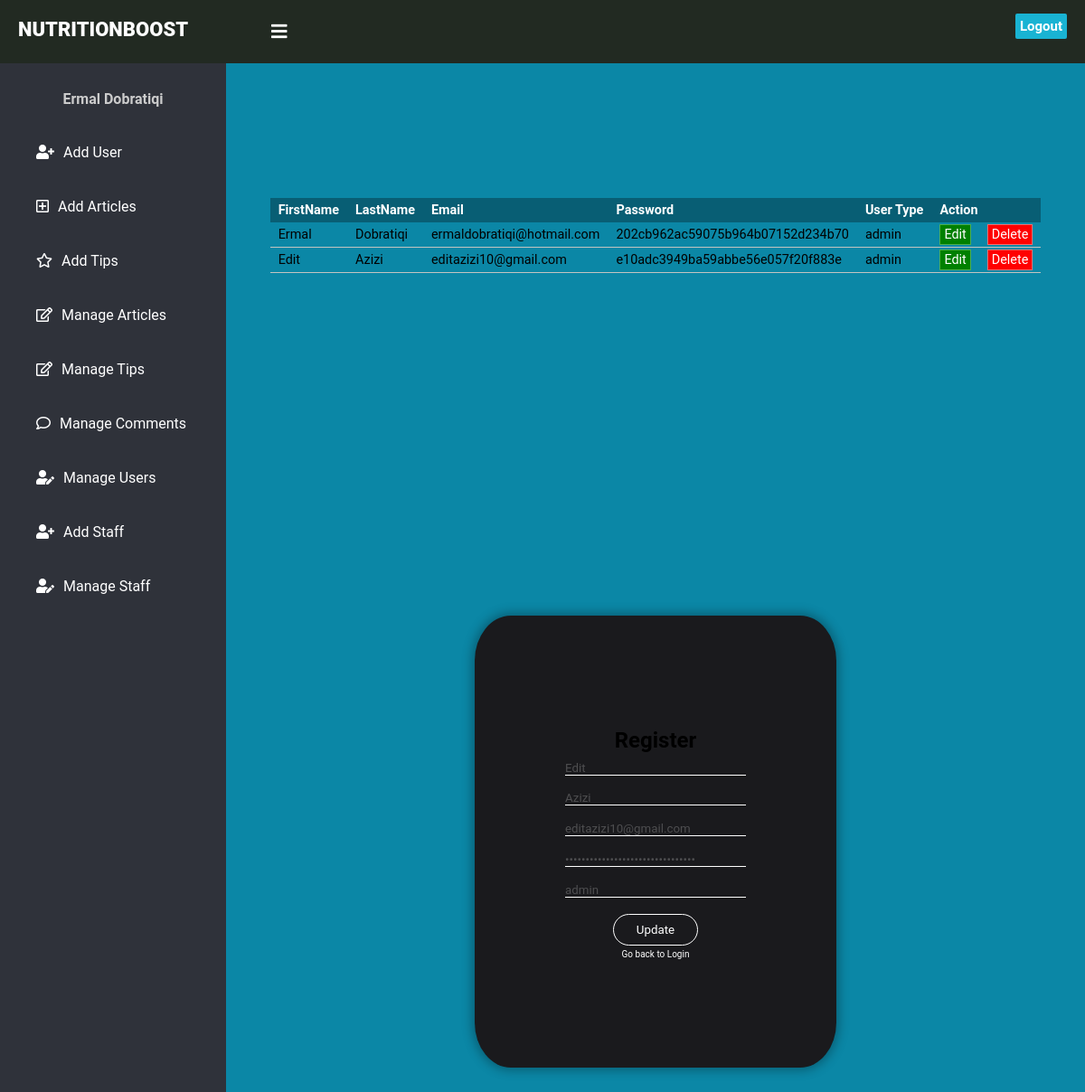
Screenshot of /AdminManageUsers.php?edit=5 (signed in) with the database file from the repository.
### tables this page shows
CREATE TABLE `users` (
  `id` int(11) NOT NULL,
  `FirstName` varchar(50) NOT NULL,
  `LastName` varchar(50) NOT NULL,
  `Email` varchar(255) NOT NULL,
  `Password` varchar(255) NOT NULL,
  `User_type` varchar(10) NOT NULL,
  `Created_at` datetime NOT NULL
);

### AdminManageUsers.php (the view, shortened to what this page needs)
<?php
include('Function.php');
?>
<!DOCTYPE html>
<html lang="en" dir="ltr">
  <head>
    <link rel="stylesheet" href="Styles/Admin.css">
    <link rel="stylesheet" href="https://cdnjs.cloudflare.com/ajax/libs/font-awesome/5.11.2/css/all.css">
  </head>
  <body>
    <header>
      <label for="check">
        <i class="fas fa-bars" id="sidebar_btn"></i>
      </label>
      <div class="left_area">
      <a href="index.php"><h1>NUTRITIONBOOST</h1></a>
      </div>
      <div class="right_area">
        <a href="Index.php?logout='1'" class="logout_btn"  >Logout</a>
      </div>
    </header>
    <div class="sidebar">
      <div class="profile_info">
        <h4><?php echo $_SESSION['user']['FirstName']; ?> <?php echo $_SESSION['user']['LastName']; ?></h4>
      </div>
      <a href="AdminDashboard.php"><i class="fas fa-user-plus"></i><span>Add User</span></a></a>
      <a href="AdminAddArticles.php"><i class="far fa-plus-square"></i><span>Add Articles</span></a></a>
      <a href="AdminAddTips.php"><i class="far fa-star"></i><span>Add Tips</span></a></a>
      <a href="AdminManageArticles.php"><i class="far fa-edit"></i><span>Manage Articles</span></a></a>
      <a href="AdminManageTips.php"><i class="far fa-edit"></i><span>Manage Tips</span></a></a>
      <a href="ManageComments.php"><i class="far fa-comment"></i><span>Manage Comments</span></a></a>
      <a href="AdminManageUsers.php"><i class="fas fa-user-edit"></i><span>Manage Users</span></a></a>
      <a href="AdminAddStaff.php"><i class="fas fa-user-plus"></i><span>Add Staff</span></a></a>
      <a href="AdminManageStaff.php"><i class="fas fa-user-edit"></i><span>Manage Staff</span></a></a>
    </div>
    <div class="content">
      <div class="users">
        <table>
          <thead>
         <th>FirstName</th>
         <th>LastName</th>
         <th>Email</th>
         <th>Password</th>
         <th>User Type</th>
         <th colspan="2">Action</th>
         </thead>
         <tbody>
         <?php echo printUsers();?>
      </div>
      <form id="ARegister-form"  onsubmit="return ARegValidation()" method="POST">
      <div class="box">
      <div id="Register-items" class="items">
           <div class="L">
             <h2 id="h21">Regis<h2 id="h22">ter<h2></h2>
           </div>
           <input  id="FirstName" type="text" name="firstname"  value="<?php echo $firstname ?>" placeholder="FirstName">
           <input  id="LastName" type="text" name="lastname" value="<?php echo $lastname ?>" placeholder="LastName">
           <input id="RegEmail" name="email" type="email" value="<?php echo $email ?>" placeholder="Email">
           <input id="RegPassword"  name="password" type="password" value="<?php echo $password ?>" placeholder="Password">
           <input  id="UserType" type="text" name="user_type" value="<?php echo $usertype ?>" placeholder="User Type">
           <button  id="Register" type="submit" name="update">Update</button>
           </div>
           <div class="Text">
           <a href="Login.php">Go back to Login</a>
           <br>
         </div>
        </div>
      </div>
  </body>
</html>

### Function.php (shortened to what this page needs)
<?php
include('Config.php');
function printUsers(){
   global $mysqli;
   $sql = "SELECT Id,Firstname, Lastname ,Email, Password ,User_type FROM users";
   $result= $mysqli -> query($sql);
   if ($result -> num_rows > 0){
       while($row = $result -> fetch_assoc()){
		   echo "<tr><td>" . $row["Firstname"] . "</td><td>" . $row["Lastname"] . "</td><td>" . $row["Email"] . "</td><td>"
			. $row["Password"] . "</td><td>" . $row["User_type"] . "</td><td><a href='AdminManageUsers.php?edit=".$row['Id']."' class='edit-btn'>Edit</a>
			</td><td><a href='Function.php?delete=".$row['Id']."' class='delete-btn'>Delete</a></td></tr>";
	   }
     echo "</table>";
   }else{
	   echo "0 Results";
   }
}
if(isset($_GET["edit"])){
	$id = $_GET["edit"];
	$result = $mysqli -> query("SELECT Id,Firstname, Lastname ,Email, Password ,User_type FROM users WHERE Id=$id");
    if((is_object($result) && count(get_object_vars($result)) > 0) || count($result)){
	   $row = $result -> fetch_array();
	   $firstname = $row["Firstname"];
	   $lastname = $row["Lastname"];
	   $email = $row["Email"];
	   $password = $row["Password"];
       $usertype = $row["User_type"];
	}
}

### Styles/Admin.css (style rules this page uses)
* { margin: 0; padding: 0; font-family: "Roboto", sans-serif; text-decoration: none; }
header { z-index: 1; position: fixed; background-color: #222a22; padding: 20px; width: calc(100% - 0%); top: 0; height: 30px; }
.left_area h1 { color: #fff; margin: 0; text-transform: uppercase; font-size: 22px; font-weight: 900; }
.logout_btn { padding: 5px; background: #19B3D3; text-decoration: none; float: right; margin-top: -30px; margin-right: 40px; border-radius: 2px; font-size: 15px; font-weight: 600; color: #fff; transition: 0.5s; transition-property: background; }
.sidebar { z-index: 1; top: 0; background: #2f323a; margin-top: 70px; padding-top: 30px; position: fixed; left: 0; width: 250px; height: calc(100% - 9%); transition: 0.5s; transition-property: left; overflow-y: auto; }
.profile_info { display: flex; flex-direction: column; justify-content: center; align-items: center; }
.sidebar .profile_info h4 { color: #ccc; margin-top: 0; margin-bottom: 20px; }
.sidebar a { color: #fff; display: block; width: 100%; line-height: 60px; text-decoration: none; padding-left: 40px; box-sizing: border-box; transition: 0.5s; transition-property: background; }
.sidebar i { padding-right: 10px; }
label #sidebar_btn { z-index: 1; color: #fff; position: fixed; cursor: pointer; left: 300px; font-size: 20px; margin: 5px 0; transition: 0.5s; transition-property: color; }
.content { width: (100% - 250px); margin-top: 60px; padding: 20px; margin-left: 250px; background-color: #0B87A6; background-position: center; background-size: cover; height: 155vh; transition: 0.5s; display: flex; justify-content: space-around; align-items: center; flex-direction: column; }
.items { display: flex; flex-direction: column; justify-content: space-around; align-items: center; width:200px; height:150px; }
.L { display: flex; }
.box { display: flex; flex-direction: column; justify-content: center; align-items: center; width: 400px; height:500px; border:0px ; border-radius: 10%; box-shadow: 0px 0px 12px 3px rgba(0, 0, 0, 0.3); background-color: #1A1A1D; margin-top: 100px; }
#Register-items { width: 200px; height: 250px; }
#FirstName { border-top: 0px; border-bottom: 1px solid white; border-left: 0px; border-right: 0px; background-color: #1A1A1D; color:#4E4E50; width: 200px; }
#LastName { border-top: 0px; border-bottom: 1px solid white; border-left: 0px; border-right: 0px; background-color: #1A1A1D; color:#4E4E50; width: 200px; }
#RegEmail { border-top: 0px; border-bottom: 1px solid white; border-left: 0px; border-right: 0px; background-color: #1A1A1D; color:#4E4E50; width: 200px; }
#RegPassword { border-top: 0px; border-bottom: 1px solid white; border-left: 0px; border-right: 0px; background-color: #1A1A1D; color:#4E4E50; width: 200px; }
#UserType { border-top: 0px; border-bottom: 1px solid white; border-left: 0px; border-right: 0px; background-color: #1A1A1D; color:#4E4E50; width: 200px; }
#Register { border:1px solid black; padding: 9px 25px; background-color: #1A1A1D; border: 1px solid white; border-radius: 50px; cursor: pointer; transition: all 0.3s ease 0s; color:white; }
.Text { font-size:10px; display: flex; justify-content: space-between; }
.Text a { text-decoration: none; color:white; }
.users table { border-collapse: collapse; font-size: 0.9em; min-width: 500px; }
table tbody tr { border-bottom: 1px solid #c4c4c0; }
table th, table td { padding:5px 9px; }
table tbody tr td .edit-btn { padding: 2px 4px 2px 4px; color: white; border: 1px solid #4CAF50; background-color: green; }
table tbody tr td .delete-btn { padding: 2px 4px 2px 4px; color: white; border: 1px solid #f76d6d; background-color: red; }

### rows the page displays
users: FirstName "Ermal", LastName "Dobratiqi", Email "ermaldobratiqi@hotmail.com", Password "202cb962ac59075b964b07152d234b70", User_type "admin"
users: FirstName "Edit", LastName "Azizi", Email "editazizi10@gmail.com", Password "e10adc3949ba59abbe56e057f20f883e", User_type "admin", firstname "Edit", lastname "Azizi", email "editazizi10@gmail.com", user_type "admin"

### other values shown
$_SESSION['user']['FirstName'] "Ermal"
$_SESSION['user']['LastName'] "Dobratiqi"
